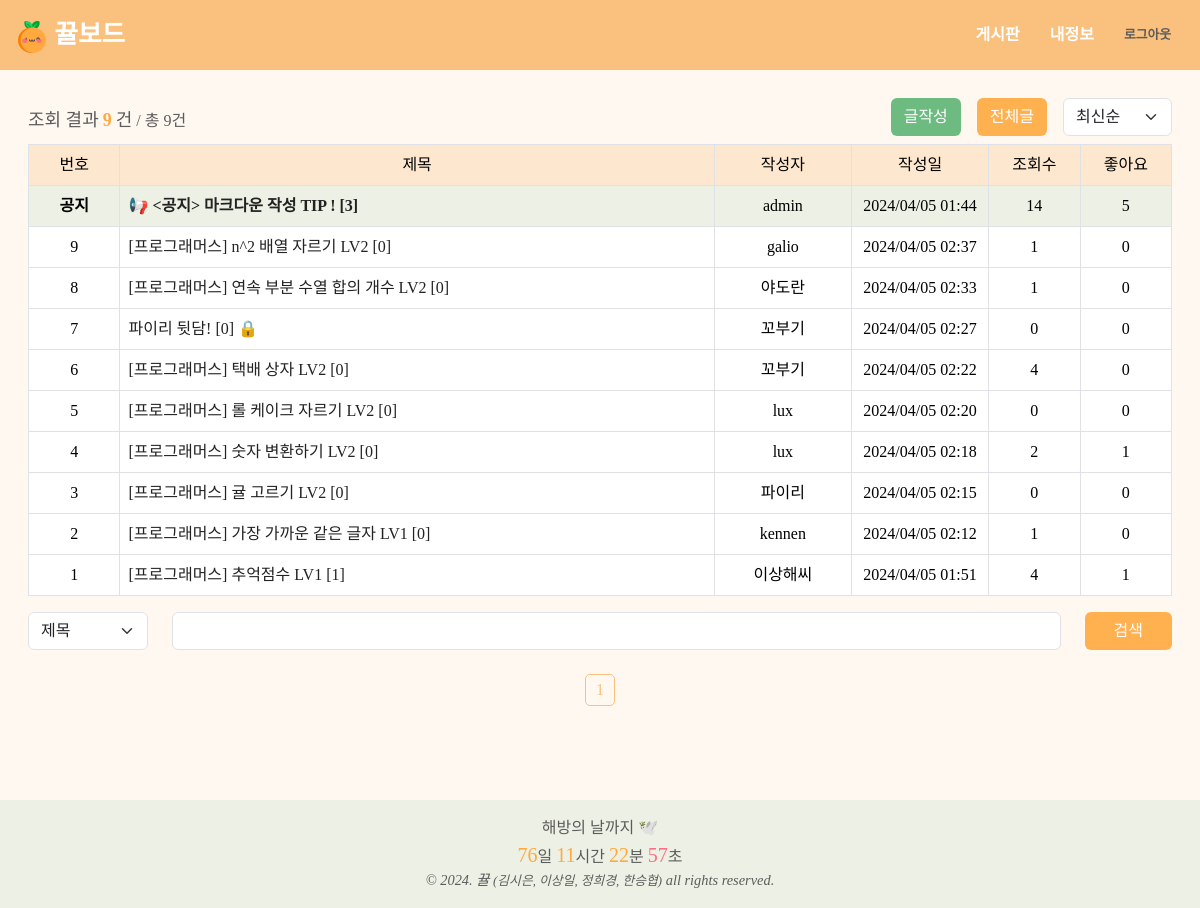
Page /board/index (signed in) on the committed database.
### app/database.py (models this page shows, shortened)
class Post(db.Model):
    post_id = db.Column(db.Integer, primary_key=True, autoincrement=True)
    title = db.Column(db.String, nullable=False)
    body = db.Column(db.Text, nullable=False)
    user_id = db.Column(db.Integer, ForeignKey('user.user_id'), nullable=False)
    status = db.Column(db.String, nullable=True)
    problem_url = db.Column(db.String, nullable=True)
    created_at = db.Column(db.DateTime, nullable=False)
    updated_at = db.Column(db.DateTime, nullable=False)
    click_count = db.Column(db.Integer, nullable=True)
    like_count = db.Column(db.Integer, nullable=True)
    secret_mode = db.Column(db.Boolean, nullable=True)
    user = relationship('User', back_populates='posts', lazy='joined')
    comments = relationship('Comment', back_populates='post', lazy='joined', cascade='all, delete-orphan')
    likes = relationship('Like', primaryjoin="and_(Post.post_id==Like.post_id, Like.deleted==False)",
                         back_populates='post', lazy='joined', cascade='all, delete-orphan')
    notice_mode = db.Column(db.Boolean, default=0)

class User(UserMixin, db.Model):
    user_id = db.Column(db.Integer, primary_key=True)
    username = db.Column(db.String, unique=True, nullable=False)
    password = db.Column(db.String)
    email = db.Column(db.String, unique=True)
    grade = db.Column(db.Integer, default=0)
    userpic = db.Column(db.String)
    comment = db.Column(db.String)
    created_at = db.Column(db.DateTime, default=datetime.now)
    posts = relationship('Post', back_populates='user', lazy='joined')
    comments = relationship('Comment', back_populates='user', lazy='joined')
    likes = relationship('Like', back_populates='user', lazy='joined')

### app/board/routes.py (the view, shortened to what this page needs)
@board_bp.route('/index')
def index():
    cate = request.args.get('cate', "", type=str)
    keyword = request.args.get('keyword', "", type=str)
    page = request.args.get('page', 1, type=int)
    sort = request.args.get('sort', 'recent', type=str)
    perPage = 20
    notices = Post.query.filter(Post.notice_mode == True).all()
    posts_query = Post.query.filter(Post.notice_mode != True)
    if sort == 'old':
        posts_query = posts_query.order_by(Post.created_at.asc())
    elif sort == 'recent':
        posts_query = posts_query.order_by(Post.created_at.desc())
    elif sort == 'click':
        posts_query = posts_query.order_by(Post.click_count.desc())
    pag = posts_query.paginate(page=page, per_page=perPage)
    stIdx = pag.total - (pag.page - 1) * pag.per_page
    postsCount = min(pag.total, (page - 1) * perPage + len(pag.items))
    isLogin = current_user.is_authenticated
    return render_template('board/index.html', pag=pag, notices=notices, postsCount=postsCount, keyword=keyword, cate=cate, stIdx=stIdx, sort=sort, isLogin=isLogin)

### templates/board/index.html (shortened to what this page needs)
{% extends "layout.html" %}
{% block head %}
<link rel="stylesheet" type="text/css" href="{{ url_for('static', filename='css/custom.css') }}">
{% endblock %}
{% block content %}
<div class="row">
    <div class="col align-items-center d-flex">
        <div class="board-text-line">
            <h2>조회 결과</h2>
            <h2 class="post-count textOrange">{{ postsCount }}</h2>
            <h2>건</h2>
            <h3>/ 총 {{ pag.total }}건</h3>
        </div>
    </div>
    <div class="col mb-2 justify-content-end d-flex align-items-center">
        {% if isLogin %}
        <a href="{{ url_for('board.createPost') }}" class="btn btn-sub-color me-3">글작성</a>
        {% endif %}
        <a href="{{ url_for('board.index') }}" class="btn btn-theme-color me-3">전체글</a>
        <div class="ml-2">
            <select id="sort-by-select" class="form-select" aria-label="">
                <option value="recent" {% if sort=='recent' %}selected{% endif %}>최신순</option>
            </select>
        </div>
    </div>
</div>
<table class="table postTable table-bordered">
    <thead>
        <tr>
            <th class="postNum">번호</th>
            <th class="postTitle">제목</th>
            <th class="postWriter">작성자</th>
            <th class="postDate">작성일</th>
            <th class="postHit">조회수</th>
            <th class="postLike">좋아요</th>
        </tr>
    </thead>
    <tbody class="text-center">
        {% for notice in notices %}
        <tr class="noticePost">
            <td class="fw-bold">{% if notice.secret_mode %}임원공지{% else %}공지{% endif %}</td>
            <td class="fw-bold" style="text-align: left;">
                <a class="board-td-custom" href="{{ url_for('board.detail', post_id=notice.post_id)}}">📢 {{
                    notice.title }} [{{ notice.comments | length }}]</a>
            </td>
            <td>{{ notice.user.username }}</td>
            <td>{{ notice.created_at.strftime("%Y/%m/%d %H:%M") }}</td>
            <td>{{ notice.click_count }}</td>
            <td>{{ notice.likes | length }}</td>
        </tr>
        {% endfor %}
        {% for post in pag.items %}
        <tr>
            <td>{{ stIdx - loop.index0 }}</td>
            <td style="text-align: left;">
                <a class="board-td-custom" href="{{ url_for('board.detail', post_id=post.post_id)}}">{{
                    post.title }} [{{ post.comments | length }}]</a>
                {% if post.secret_mode %}🔒{% endif %}
            </td>
            <td>{{ post.user.username }}</td>
            <td>{{ post.created_at.strftime("%Y/%m/%d %H:%M") }}
            </td>
            <td>{{ post.click_count }}</td>
            <td>{{ post.likes | length }}</td>
        </tr>
        {% endfor %}
    </tbody>
</table>
<form>
    <div class="row justify-content-center">
        <div class="col-auto">
            <select name="cate" class="form-select" aria-label="" style="width: 120px">
                <option value="title" {% if cate=='title' %}selected{% endif %}>제목</option>
            </select>
        </div>
        <div class="col">
            <input type="text" name="keyword" value="{{keyword}}" class="form-control w-100">
        </div>
        <div class="col-auto">
            <button class="btn btn-theme-color" style="padding-left: 28px; padding-right: 28px;">검색</button>
        </div>
    </div>
</form>
<div class="page-nav mt-4">
    <div class="col justify-content-center d-flex align-items-center">
        {% for page_num in pag.iter_pages() %}
        {% if page_num %}
        {% if page_num != pag.page %}
        <a class="page-nav-item"
            href="{{ url_for('board.index', page=page_num, sort=sort, cate=cate, keyword=keyword) }}">{{
            page_num }}</a>
        {% else %}
        <a class="page-nav-item-current">{{ page_num }}</a>
        {% endif %}
        {% else %}
        ...
        {% endif %}
        {% endfor %}
    </div>
</div>
{% endblock %}

### static/css/board.css (style rules this page uses)
.table thead th { text-align: center; font-weight: normal; background-color: rgba(250, 193, 126, 0.3); }
.table th:nth-child(1) { width: 8%; }
.table th:nth-child(2) { width: 52%; }
.table th:nth-child(3) { width: 12%; }
.table th:nth-child(4) { width: 12%; }
.table th:nth-child(5) { width: 8%; }
.table th:nth-child(6) { width: 8%; }
.board-text-line h2 { font-size: 18px; display: inline; }
.board-text-line h3 { font-size: 16px; display: inline; }
.board-text-line .post-count { font-weight: 700; }
.btn-theme-color, .btn-theme-color:hover { background-color: rgba(255, 169, 63, 0.9); color: #FFFFFF; }
.btn-sub-color, .btn-sub-color:hover { background-color: rgba(94, 180, 117, 0.9); color: #FFFFFF; }
.page-nav .page-nav-item-current { margin-left: 9px; margin-right: 9px; color: #FAC17E; border: 1px solid #FAC17E; border-radius: 5px; padding: 3px 10px; }
.board-td-custom { color: #222222; }

### static/css/comment.css (style rules this page uses)
.postTable { width: 100%; }

### static/css/detail.css (style rules this page uses)
.row { width: auto; }

### rows in the picture
Post: secret_mode "공지", title "<공지> 마크다운 작성 TIP !", comments|length "3", user.username "admin", created_at "2024/04/05 01:44", click_count "14", likes|length "5"
Post: index0 "9", title "[프로그래머스] n^2 배열 자르기 LV2", comments|length "0", user.username "galio", created_at "2024/04/05 02:37", click_count "1", likes|length "0"
Post: index0 "8", title "[프로그래머스] 연속 부분 수열 합의 개수 LV2", comments|length "0", user.username "야도란", created_at "2024/04/05 02:33", click_count "1", likes|length "0"
Post: index0 "7", title "파이리 뒷담!", comments|length "0", user.username "꼬부기", created_at "2024/04/05 02:27", click_count "0", likes|length "0"
Post: index0 "6", title "[프로그래머스] 택배 상자 LV2", comments|length "0", user.username "꼬부기", created_at "2024/04/05 02:22", click_count "4", likes|length "0"
Post: index0 "5", title "[프로그래머스] 롤 케이크 자르기 LV2", comments|length "0", user.username "lux", created_at "2024/04/05 02:20", click_count "0", likes|length "0"
Post: index0 "4", title "[프로그래머스] 숫자 변환하기 LV2", comments|length "0", user.username "lux", created_at "2024/04/05 02:18", click_count "2", likes|length "1"
Post: index0 "3", title "[프로그래머스] 귤 고르기 LV2", comments|length "0", user.username "파이리", created_at "2024/04/05 02:15", click_count "0", likes|length "0"
Post: index0 "2", title "[프로그래머스] 가장 가까운 같은 글자 LV1", comments|length "0", user.username "kennen", created_at "2024/04/05 02:12", click_count "1", likes|length "0"
Post: index0 "1", title "[프로그래머스] 추억점수 LV1", comments|length "1", user.username "이상해씨", created_at "2024/04/05 01:51", click_count "4", likes|length "1"

### other values in the picture
{{ postsCount }} "9"
{{ pag.total }} "9"
{{ page_num }} "1"
